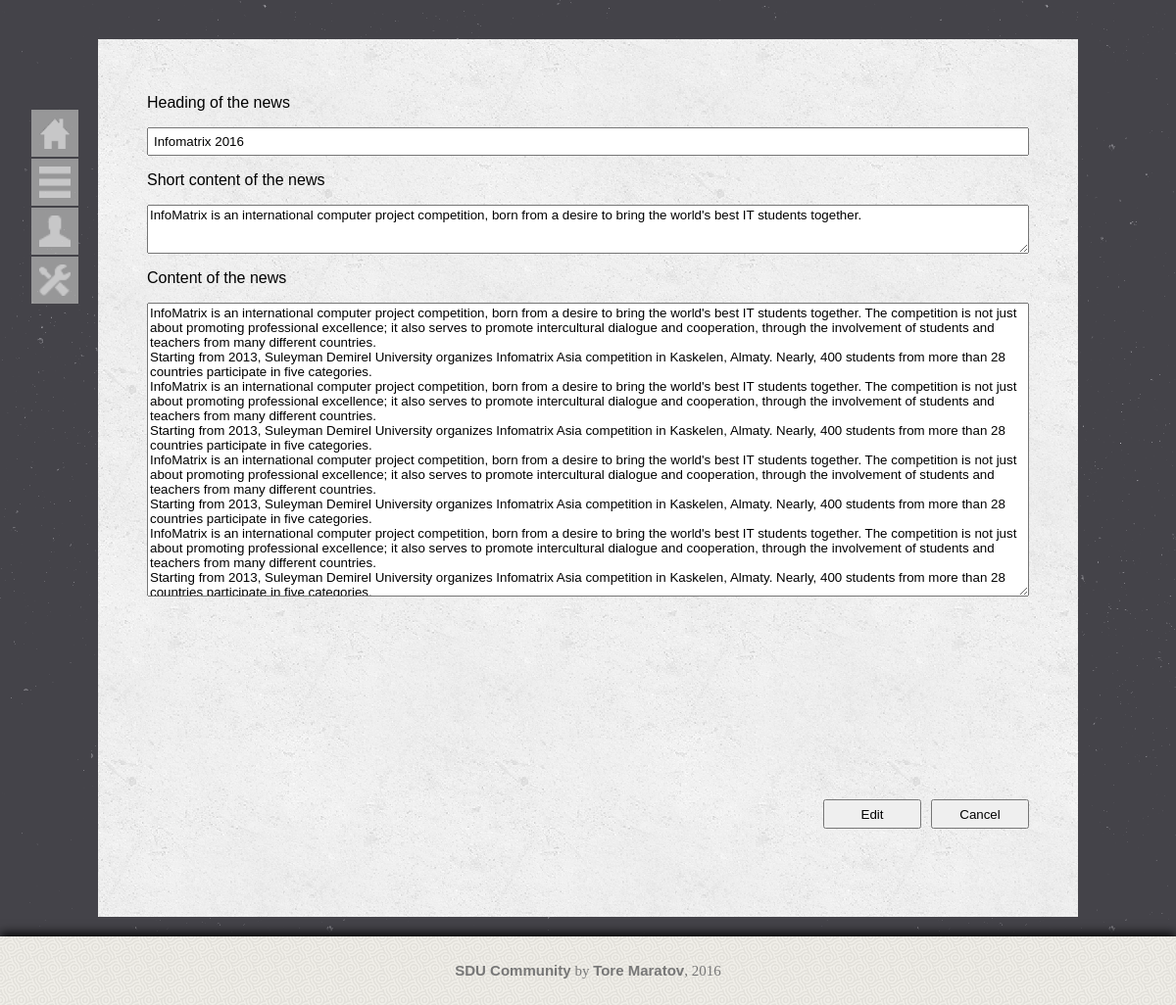
The page /edit.php?id=1 on the database its author committed.
### tables this page shows
CREATE TABLE `news` (
  `id` int(11) NOT NULL,
  `heading` varchar(70) NOT NULL,
  `short_content` text NOT NULL,
  `content` text NOT NULL,
  `date` date NOT NULL,
  `time` time NOT NULL
);

### edit.php (the view, shortened to what this page needs)
<?php
include 'database.php';
$id = $_REQUEST['id'];
$query = "SELECT * FROM news WHERE id = $id";
$result = $database->query($query);
$singlenews = $result->fetch_array();
?>
<html lang="en">
<link rel="stylesheet" href="main.css" type="text/css">
<head>
</head>
<body>
	<ul class="nav">
		<li id="nav-home">
			<a href="index.php"><img src="images/home.png" alt="">home</a>
		</li>
		<li id="nav-menu">
			<a href=""><img src="images/menu.png" alt="">main menu</a>
		</li>
		<li id="nav-account">
			<a href=""><img src="images/user.png" alt="">account</a>
		</li>
		<li id="nav-settings">
			<a href=""><img src="images/s.png" alt="">settings</a>
		</li>
	</ul>
	<div id="container">
		<div id="content" style="height: 100%">
			<form action="edit_action.php" method="post" id="newsform">
				<p>Heading of the news</p>
				<input type="text" name="heading" maxlength="70" style="width: 100%;"
				value="<?=$singlenews['heading']?>">
				<p>Short content of the news</p>
				<textarea type="text" name="short_content" maxlength="150" style="width: 100%; height: 50px; max-width: 100%; max-height: 50px;"><?=$singlenews['short_content']?></textarea>
				<p>Content of the news</p>
				<textarea rows="20" cols="100" name="content" form="newsform" style="width: 100%; height: 300px; max-width: 100%; max-height: 300px;"><?=$singlenews['content']?></textarea>
				<input class="editbutton" id="accept-button" type="submit" value="Edit">
			</form>
				<a href="singlenews.php?id=<?=$singlenews['id']?>"><button class="editbutton" id="cancel-button">Cancel</button></a>
		</div>
	</div>
	<div id="footer">
	<p><span class="textatfooter">SDU Community</span> by <span class="textatfooter">Tore Maratov</span>, 2016</p>
	</div>
</body>
</html>

### main.css (style rules this page uses)
body { background-image: url(images/stardust.png); margin: 0px; padding: 0px; font-family: Century Gothic, sans-serif; }
* { font-family: Century Gothic, sans-serif; box-sizing: border-box; }
.nav { opacity: 0.7; font-family: Century Gothic, sans-serif; letter-spacing: 2px; text-transform: uppercase; position: fixed; top: 110px; left: 30px; list-style: none; width: 50px; transition: opacity .3s ease-in-out; padding: 0px; margin: 0px; z-index: 99; }
.nav li { height: 50px; width: 50px; overflow: hidden; transition: width .3s ease-in-out, height .3s ease-in-out .3s; }
.nav li a { text-decoration: none; display: block; width: 200px; height: 40px; line-height: 40px; background-color: #bbb; margin: 2px; color: #fff; padding-left: 15px; transition: all .2s ease-in-out; }
.nav li a:first-child { font-size: 1.2em; height: 50px; line-height: 50px; position: relative; text-indent: 36px; }
.nav li a img { position: absolute; display: block; height: 32px; width: 32px; top: 8px; left: 8px; }
.search img,input { display: inline-block; padding: 5px; }
#container { width: 1000px; height: auto; background-image: url(images/concrete_seamless.png); margin: 0 auto; margin-top: 40px; margin-bottom: 20px; padding: 50px; padding-top: 40px; padding-bottom: 40px; box-sizing: border-box; }
#content { display: block; position: relative; margin: 0 auto; }
.editbutton { position: absolute; width: 100px; height: 30px; bottom: 50px; }
#cancel-button { right: 0px; }
#accept-button { right: 110px; }
#footer { bottom: 0px; width: 100%; height: 70px; background-color: #fff; background-image: url(images/subtle_white_mini_waves.png); box-shadow: 0 -3px 10px black; }
#footer p { text-align: center; font-size: 15px; color: #777; line-height: 70px; font-family: 'PT Sans', serif; }
.textatfooter { font-weight: bold; }

### rows shown on the page
news: heading "Infomatrix 2016", short_content "InfoMatrix is an international computer project competition, born from a desire to bring the world's best IT students together.", content "InfoMatrix is an international computer project competition, born from a desire to bring the world's best IT students together. The competition is not just about promoting professional excellence; it also serves to promote intercultural dialogue and cooperation, through the involvement of students and teachers from many different countries. Starting from 2013, Suleyman Demirel University organizes Infomatrix Asia competition in Kaskelen, Almaty. Nearly, 400 students from more than 28 countries participate in five categories. InfoMatrix is an international computer project competition, born from a desire to bring the world's best IT students together. The competition is not just about…"
